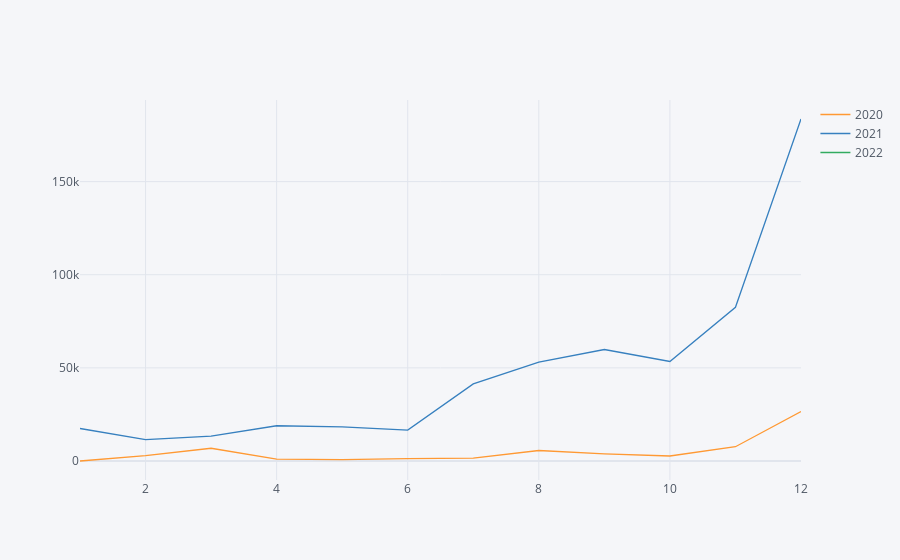

Source (notebook cell):
### Code cell
confirmed_df.iplot(kind='line')

### Figure 1 — Plotly figure (JSON) as saved in the notebook; plotly's stock layout.template omitted (floating-point values rounded to 4 significant figures)
{"data": [{"line": {"color": "rgba(255, 153, 51, 1.0)", "dash": "solid", "shape": "linear", "width": 1.3}, "mode": "lines", "name": "2020", "text": "", "type": "scatter", "x": [1, 2, 3, 4, 5, 6, 7, 8, 9, 10, 11, 12], "y": [11, 2920, 6855, 979, 703, 1331, 1506, 5641, 3865, 2700, 7688, 26527]}, {"line": {"color": "rgba(55, 128, 191, 1.0)", "dash": "solid", "shape": "linear", "width": 1.3}, "mode": "lines", "name": "2021", "text": "", "type": "scatter", "x": [1, 2, 3, 4, 5, 6, 7, 8, 9, 10, 11, 12], "y": [17471, 11467, 13415, 18927, 18331, 16623, 41374, 53079, 59863, 53421, 82525, 183613]}, {"line": {"color": "rgba(50, 171, 96, 1.0)", "dash": "solid", "shape": "linear", "width": 1.3}, "mode": "lines", "name": "2022", "text": "", "type": "scatter", "x": [1, 2, 3, 4, 5, 6, 7, 8, 9, 10, 11, 12], "y": [8248, "", "", "", "", "", "", "", "", "", "", ""]}], "layout": {"legend": {"bgcolor": "#F5F6F9", "font": {"color": "#4D5663"}}, "paper_bgcolor": "#F5F6F9", "plot_bgcolor": "#F5F6F9", "title": {"font": {"color": "#4D5663"}}, "xaxis": {"gridcolor": "#E1E5ED", "showgrid": true, "tickfont": {"color": "#4D5663"}, "title": {"font": {"color": "#4D5663"}, "text": ""}, "zerolinecolor": "#E1E5ED"}, "yaxis": {"gridcolor": "#E1E5ED", "showgrid": true, "tickfont": {"color": "#4D5663"}, "title": {"font": {"color": "#4D5663"}, "text": ""}, "zerolinecolor": "#E1E5ED"}}}
